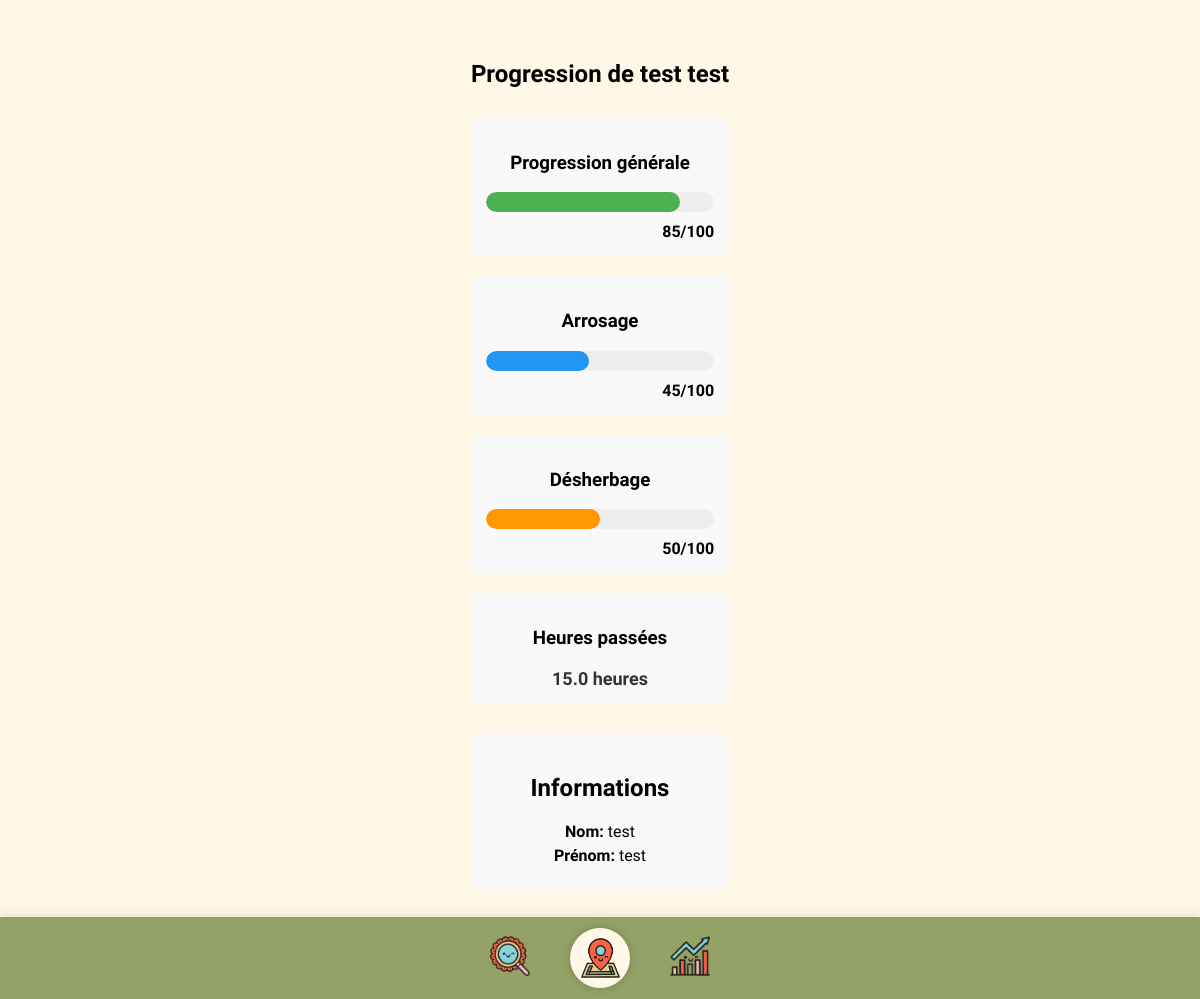
The app's page /progression/1 with its own data.
### tables this page shows
CREATE TABLE utilisateur (
        id_utilisateur INTEGER PRIMARY KEY AUTOINCREMENT,
        nom TEXT NOT NULL,
        prenom TEXT NOT NULL,
        tel TEXT,
        email TEXT UNIQUE NOT NULL,
        mdp TEXT NOT NULL,
        classe TEXT
    );

CREATE TABLE progression (
        id_utilisateur INTEGER,
        general TEXT,
        arrosage TEXT,
        desherbage TEXT,
        heures_passees REAL,
        PRIMARY KEY (id_utilisateur),
        FOREIGN KEY (id_utilisateur) REFERENCES utilisateur(id_utilisateur) ON DELETE CASCADE
    );

### routes/progression_routes.py (the view)
@progression_bp.route('/progression/<int:user_id>')
def user_progression(user_id):
    user_info, progression_data = get_user_progression(user_id)
    if not user_info:
        return redirect('/defis')
    return render_template('progression.html', user=user_info, progression=progression_data)

### backend/database_functions.py (called while the page is built)
def get_user_progression(user_id):
    conn = sqlite3.connect("./backend/plantes.db")
    cursor = conn.cursor()
    cursor.execute('''
    SELECT id_utilisateur, nom, prenom, email, classe
    FROM utilisateur
    WHERE id_utilisateur = ?
    ''', (user_id,))
    user_info = cursor.fetchone()
    if not user_info:
        conn.close()
        return None, None
    cursor.execute('''
    SELECT general, arrosage, desherbage, heures_passees
    FROM progression
    WHERE id_utilisateur = ?
    ''', (user_id,))
    progression_data = cursor.fetchone()
    conn.close()
    return user_info, progression_data

### templates/progression.html (shortened to what this page needs)
<!DOCTYPE html>
<html>
<head>
  <link rel="stylesheet" href="{{ url_for('static', filename='global.css') }}" />
  <link rel="stylesheet" href="{{ url_for('static', filename='progression.css') }}" />
</head>
<body>
  <div class="container">
    <h1>Progression de {{ user[2] }} {{ user[1] }}</h1>
    <div class="progression-details">
      <div class="progression-item">
        <h3>Progression générale</h3>
        <div class="progress-container">
          <div class="progress-bar progress-bar-general"></div>
        </div>
        <div class="score">{{ progression[0] }}/100</div>
      </div>
      <div class="progression-item">
        <h3>Arrosage</h3>
        <div class="progress-container">
          <div class="progress-bar progress-bar-arrosage"></div>
        </div>
        <div class="score">{{ progression[1] }}/100</div>
      </div>
      <div class="progression-item">
        <h3>Désherbage</h3>
        <div class="progress-container">
          <div class="progress-bar progress-bar-desherbage"></div>
        </div>
        <div class="score">{{ progression[2] }}/100</div>
      </div>
      <div class="progression-item">
        <h3>Heures passées</h3>
        <div class="hours">{{ progression[3] }} heures</div>
      </div>
    </div>
    <div class="user-info">
      <h2>Informations</h2>
      <p><strong>Nom:</strong> {{ user[1] }}</p>
      <p><strong>Prénom:</strong> {{ user[2] }}</p>
    </div>
    <div class="navigation">
      <a href="{{ url_for('defis.defis') }}" class="back-button">Retour au classement</a>
    </div>
  </div>
    <div class="group-wrapper">
      <div class="group-8">
          <a href="{{ url_for('info.index') }}">
              <img class="loupe" src="static/images/loupe.png" />
          </a>
          <a href="{{ url_for('accueil.accueil') }}">
              <div class="map-wrapper">
                  <img class="map" src="static/images/map.png" />
              </div>
          </a>
          <a href="{{ url_for('defis.defis') }}">
              <img class="resultats" src="static/images/resultats.png" />
          </a>
      </div>
  </div>
</body>
</html>

### static/global.css (style rules this page uses)
body { background-color: #FFF8E6; font-family: "DynaPuff", cursive; margin: 0; padding-bottom: 80px; display: flex; flex-direction: column; align-items: center; text-align: center; padding : 20px 10px; }
h1 { text-align: center; font-size: 24px; margin-top: 20px; }
.group-wrapper { position: fixed; width: 100%; height: 82px; bottom: 0; background-color: #94A267; display: flex; justify-content: center; align-items: center; z-index: 9999; box-shadow: 0 -2px 10px rgba(0, 0, 0, 0.1); }
.group-8 { display: flex; align-items: center; justify-content: center; gap: 40px; }
.group-8 img { height: 40px; width: auto; object-fit: cover; }
.map-wrapper { width: 60px; height: 60px; background-color: #FFF8E6; border-radius: 50%; display: flex; align-items: center; justify-content: center; box-shadow: 0 0 10px rgba(0, 0, 0, 0.2); }
.map { width: 40px; height: 40px; object-fit: cover; }

### static/progression.css (style rules this page uses)
.container { max-width: 800px; margin: 0 auto; padding: 20px; }
h1 { text-align: center; margin-bottom: 30px; }
.progression-details { margin-bottom: 30px; }
.progression-item { margin-bottom: 20px; padding: 15px; background-color: #f9f9f9; border-radius: 8px; }
.progress-container { width: 100%; height: 20px; background-color: #eee; border-radius: 10px; margin: 10px 0; overflow: hidden; }
.progress-bar { height: 100%; border-radius: 10px; background-color: #4CAF50; }
.progress-bar-general { background-color: #4CAF50; }
.progress-bar-arrosage { background-color: #2196F3; }
.progress-bar-desherbage { background-color: #FF9800; }
.score { font-weight: bold; text-align: right; }
.hours { font-size: 18px; font-weight: bold; color: #333; }
.user-info { background-color: #f9f9f9; padding: 20px; border-radius: 8px; margin-bottom: 30px; }
.user-info p { margin: 5px 0; }
.navigation { display: flex; justify-content: space-between; margin-top: 30px; }
.back-button { background-color: #4CAF50; color: white; padding: 10px 15px; border-radius: 5px; text-decoration: none; transition: background-color 0.3s; }

### records on screen
utilisateur: prenom "test", nom "test"
progression: general "85", arrosage "45", desherbage "50", heures_passees "15.0"
